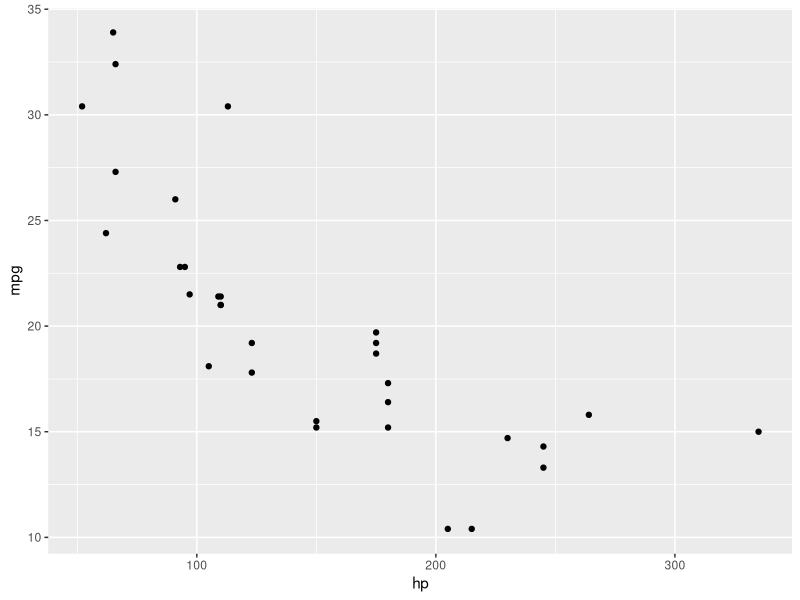
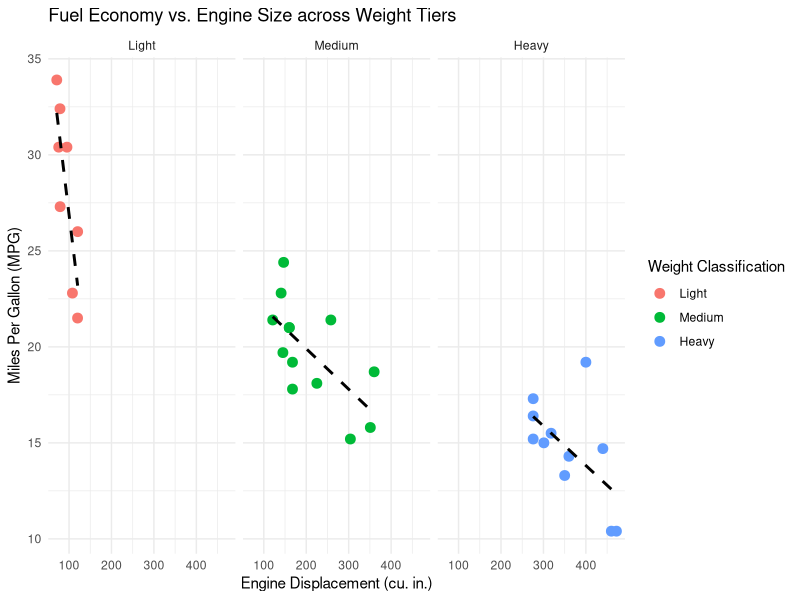

Reproduce these figures in R, in order.
## Load necessary packages
library(tidyr)
library(dplyr)
library(ggplot2)

data(mtcars)
head(mtcars)

str(mtcars)


## Task 1: Fuel efficiency
# mpg is miles per gallon (fuel usage)
mpg_mean = mean(mtcars$mpg)
mpg_median = median(mtcars$mpg)
mpg_range = range(mtcars$mpg)

writeLines(paste0("The mean is ", mpg_mean, "\n",
                 "The median is ", mpg_median, "\n",
                 "The range is ", mpg_range[1], " to ", mpg_range[2]))

## Task 2: Transmission Type vs Fuel Economy
# am = 0 is automatic transmission

t.test(mpg ~ am, data = mtcars, alternative = "two.sided", mu = 0, var.equal = FALSE, conf.level = 0.95)

# The t-value is -3.7671, p-value is 0.001374
# This reject H0: there is not different between the 2 group
# It is true that the manual car is more efficient

## Task 3: Trade-off, power vs efficiency
# mpg is miles per gallon (fuel usage)
# hp is the horse power

ggplot(data = mtcars, aes(x = hp, y = mpg)) +
  geom_point()

# This shows a logarithmic relationship between mpg and hp: Increase in hp will decrease mpg

hp_model = lm(mpg ~ hp, data = mtcars)
summary(hp_model)

## Task 4: Vehicle Weight and Engine Size
mtcars_segmented = mtcars %>%
  mutate(
    weight_tier = case_when(
      wt < 2.5 ~ "Light",
      wt <= 3.5 ~ "Medium",
      wt > 3.5 ~ "Heavy"
    ),
    weight_tier = factor(weight_tier, levels = c("Light", 
                                                 "Medium", 
                                                 "Heavy"))
  )

mtcars_segmented %>% 
  select(mpg, wt, disp, weight_tier) %>% 
  head()

## Summarize the car count
tier_summary <- mtcars_segmented %>%
  group_by(weight_tier) %>%
  summarize(
    car_count = n(),
    avg_weight = mean(wt) * 1000, # Convert back to actual lbs
    avg_displacement = mean(disp),
    avg_mpg = mean(mpg)
  )

print(tier_summary)

# 3. Create a scatter plot faceted by weight tier
ggplot(mtcars_segmented, aes(x = disp, y = mpg)) +
  geom_point(aes(color = weight_tier), size = 3) +
  geom_smooth(method = "lm", se = FALSE, color = "black", linetype = "dashed") +
  facet_wrap(~ weight_tier) +
  labs(
    title = "Fuel Economy vs. Engine Size across Weight Tiers",
    x = "Engine Displacement (cu. in.)",
    y = "Miles Per Gallon (MPG)",
    color = "Weight Classification"
  ) +
  theme_minimal()
